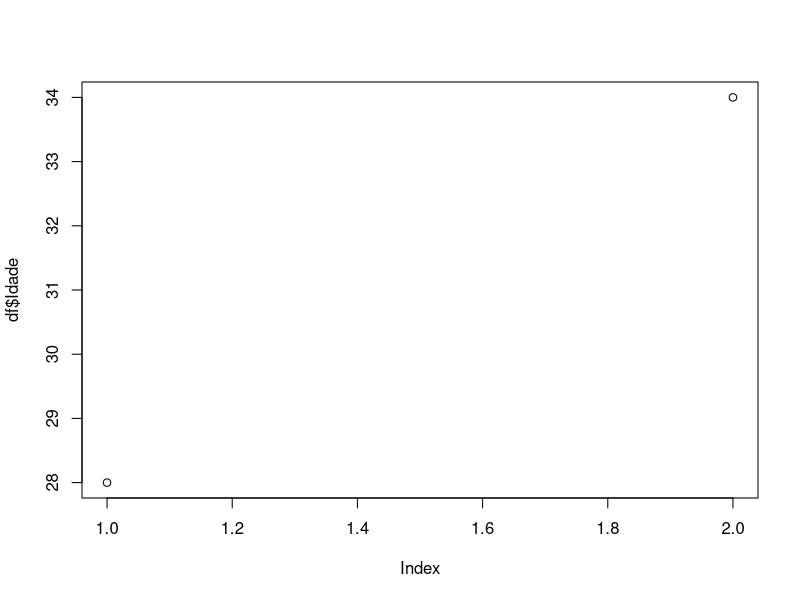

This figure's R source:
# R prático II

# dataframes

df = data.frame(
  Nome = c("joão", "Maria"),
  Idade = c(28, 34),
  Profissao = c("Dentista", "Médica")
)

# Imprimindo
print(df)
# Ou colocar:
df

# Com "$" você consegue localizar.
df$Idade
# Para colocar salário
df$Salario

# para gerar um grafico
plot(df$Idade)
# inserir mais informação é só continuar "... plot(... X$Y1 ...)"

#puxar a media da variavel df
mean(df$Nome, na.rm = TRUE)#na.rm = TRUE é para limpar o "vazio"

